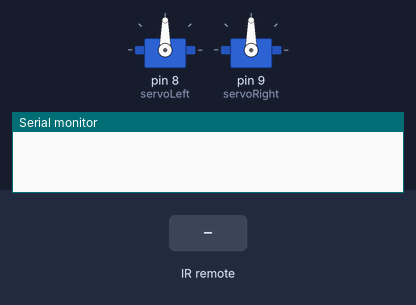
The sketch below on a simulated Arduino Uno, built with avr-gcc and run on an emulated ATmega328P. On the bench: 2 × servo, the last lines printed to the serial monitor. Inputs (shaded band) come from the test bench.

Above: at 1.2 s.
1.3 s: infrared code 0xEA62BC7F received
At 1.8 s:
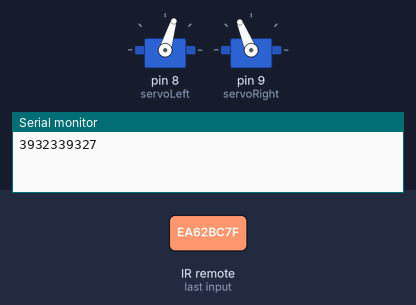
2.8 s: infrared code 0xF5EAEE7C received
At 4.0 s:
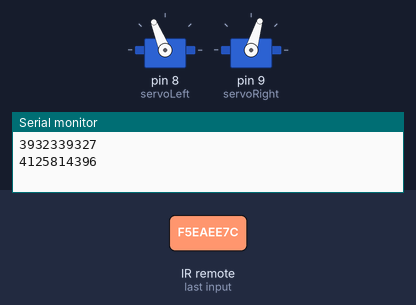
4.3 s: infrared code 0x982D7F22 received
At 4.7 s:
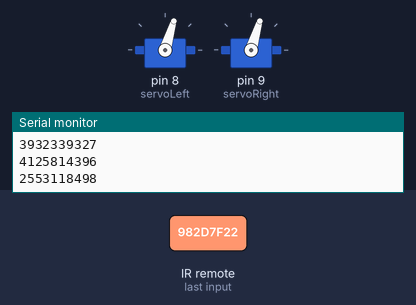
5.8 s: infrared code 0x3EC4F745 received
At 6.4 s:
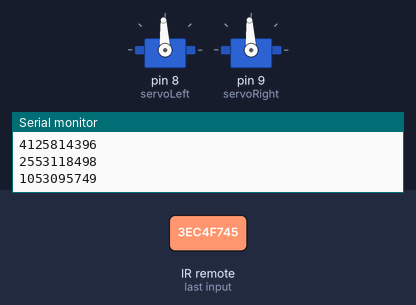
7.3 s: infrared code 0xF84832A2 received
At 7.6 s:
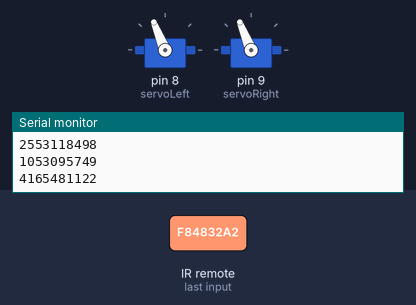
8.8 s: infrared code 0x3EC4F745 received
At 9.9 s:
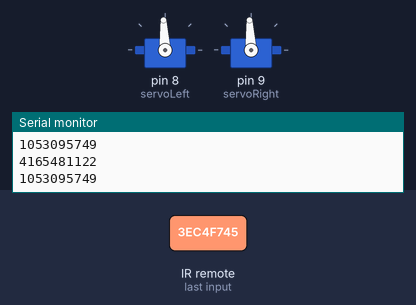
Timing chart, 0 to 11.3 s (numbered marks = the images above; inputs shaded):
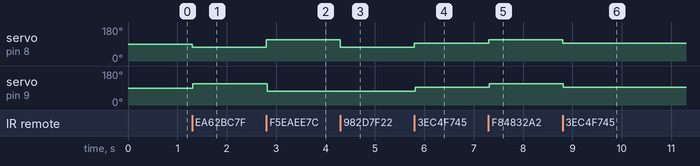

The sketch:

coachia.ino
```cpp
// Coachia
// by MorningMorning

#include <IRremote.h>
#include <Servo.h>

int RECV_PIN = 2;

IRrecv irrecv(RECV_PIN);

decode_results results;

#define IR_CODE_FORWARD 3932339327
#define IR_CODE_BACKWARDS 4125814396
#define IR_CODE_TURN_LEFT 4165481122
#define IR_CODE_TURN_RIGHT 2553118498
#define IR_CODE_STOP 1053095749

Servo servoLeft;
Servo servoRight;

void setup()
{
  Serial.begin(9600);
  irrecv.enableIRIn(); // Start the receiver

  servoLeft.attach(8);
  servoRight.attach(9);
}

void loop()
{
  if (irrecv.decode(&results)) {
    Serial.println(results.value);
    switch(results.value){
      case IR_CODE_FORWARD:
        doForwards();
        break;
      case IR_CODE_BACKWARDS:
        doBackwards();
        break;
      case IR_CODE_TURN_LEFT:
        doLeft();
        break;
      case IR_CODE_TURN_RIGHT:
        doRight();
        break;
      case IR_CODE_STOP:
        doStop();
        break;
    }
    irrecv.resume(); // Receive the next value
  }
}

void doForwards()
{
  servoLeft.writeMicroseconds(1300);
  delay(15);
  servoRight.writeMicroseconds(1700);
  delay(15);
}

void doBackwards()
{
  servoLeft.writeMicroseconds(1700);
  delay(15);
  servoRight.writeMicroseconds(1300);
  delay(15);
}

void doLeft()
{
  servoLeft.writeMicroseconds(1700);
  delay(15);
  servoRight.writeMicroseconds(1700);
  delay(15);
}

void doRight()
{
  servoLeft.writeMicroseconds(1300);
  delay(15);
  servoRight.writeMicroseconds(1300);
  delay(15);
}

void doStop()
{
  servoLeft.writeMicroseconds(1500);
  delay(15);
  servoRight.writeMicroseconds(1500);
  delay(15);
}
```

Measured:
- after the input at 1.3 s, servo on pin 8 (servoLeft): 90° → 73° at once; servo on pin 9 (servoRight): 90° → 112° at once
- after the input at 2.8 s, servo on pin 8 (servoLeft): 73° → 112° at once; servo on pin 9 (servoRight): 112° → 73° at once
- after the input at 4.3 s, servo on pin 8 (servoLeft): 112° → 73° at once
- after the input at 5.8 s, servo on pin 8 (servoLeft), servo on pin 9 (servoRight): 73° → 93° at once
- after the input at 7.3 s, servo on pin 8 (servoLeft), servo on pin 9 (servoRight): 93° → 112° at once
- after the input at 8.8 s, servo on pin 8 (servoLeft), servo on pin 9 (servoRight): 112° → 93° at once
